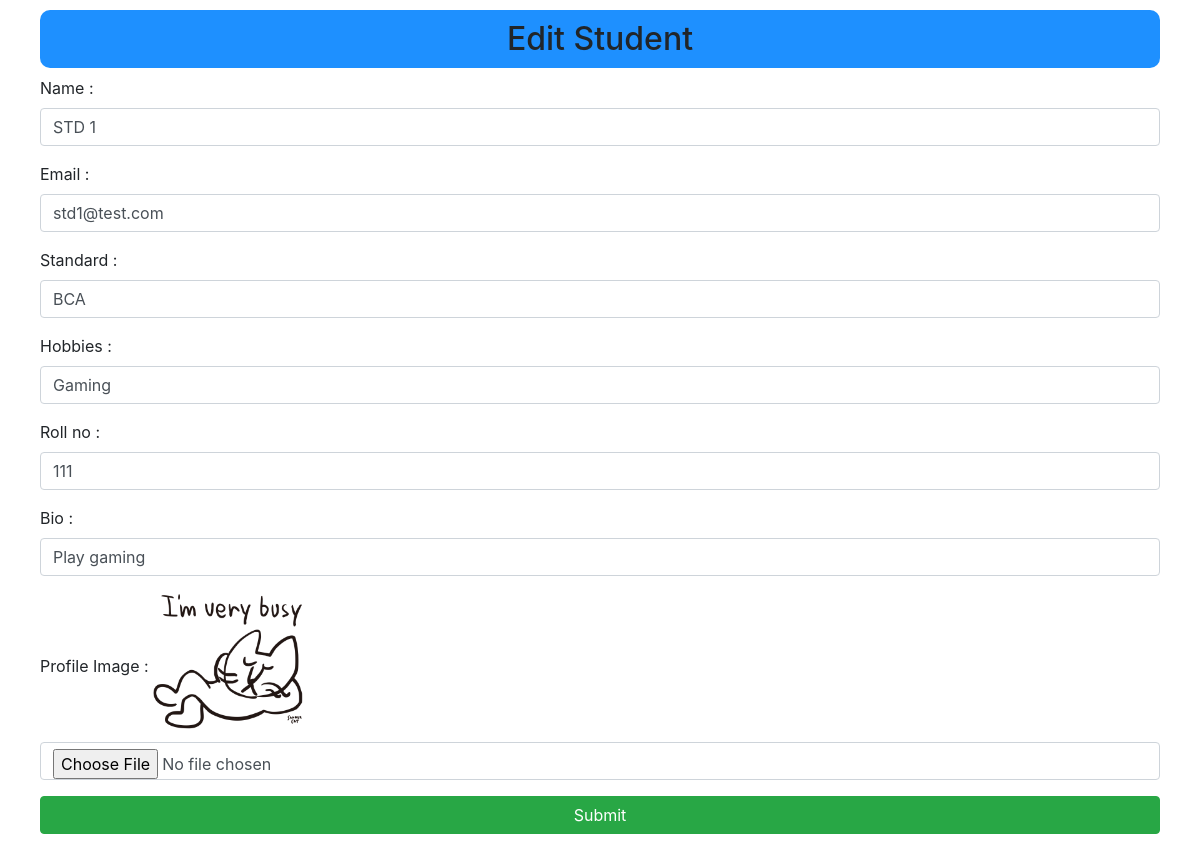
The app's page /update_student/1 with its own data.
### simpleFirstApp/models.py (models this page shows)
class Students(models.Model):
    id = models.AutoField(primary_key=True)
    name = models.CharField(max_length=255)
    email = models.CharField(max_length=255)
    standard = models.CharField(max_length=255)
    hobbies = models.CharField(max_length=255)
    roll_no = models.CharField(max_length=255)
    bio = models.TextField()
    profile_image = models.FileField()
    created_at = models.DateTimeField(auto_now_add=True)
    is_active = models.BooleanField(default=True)
    objects = models.Manager()

### simpleFirstApp/views.py (the view)
# urls.py: path('update_student/<str:student_id>', views.update_student, name="update_student"),
def update_student(request, student_id):
    student = Students.objects.get(id=student_id)
    if student == None:
        return HttpResponse('Student not found')
    else:
        return render(request, 'student_edit.html', {'student': student})

### simpleFirstApp/templates/student_edit.html (shortened to what this page needs)
{% extends 'base_template.html' %}
{% block bodydata %}
<div class="container">
    <div class="row">
        <div class="col-sm custom-block">
            <h2 class="bg_blue">Edit Student</h2>
            <form action="/edit_student" method="post" enctype="multipart/form-data">
                <div class="form-group">
                    <label for="" class="control-label">Name : </label>
                    <input type="text" name="name" class="form-control" value="{{ student.name }}">
                </div>
                <div class="form-group">
                    <label for="" class="control-label">Email : </label>
                    <input type="email" name="email" class="form-control" value="{{ student.email }}">
                </div>
                <div class="form-group">
                    <label for="" class="control-label">Standard : </label>
                    <input type="text" name="standard" class="form-control" value="{{ student.standard }}">
                </div>
                <div class="form-group">
                    <label for="" class="control-label">Hobbies : </label>
                    <input type="text" name="hobbies" class="form-control" value="{{ student.hobbies }}">
                </div>
                <div class="form-group">
                    <label for="" class="control-label">Roll no : </label>
                    <input type="text" name="roll_no" class="form-control" value="{{ student.roll_no }}">
                </div>
                <div class="form-group">
                    <label for="" class="control-label">Bio : </label>
                    <input type="text" name="bio" class="form-control" value="{{ student.bio }}">
                </div>
                <div class="form-group">
                    <label for="" class="control-label">Profile Image : </label>
                    <img src="/media/{{ student.profile_image }}" style="width:150px;heigth:200px" alt="">
                    <input type="file" name="profile_image" class="form-control">
                </div>
                <div class="form-group">
                    <button class="btn btn-success btn-block">Submit</button>
                </div>
            </form>
        </div>
    </div>
</div>
{% endblock bodydata %}

### simpleFirstApp/templates/student_edit.html (style rules this page uses)
.bg_blue { padding:10px; background: dodgerblue; border-radius: 10px; border-shadow: 3px 3px 3px grey; text-align: center; }
.custom-block { padding: 10px; }

### records on screen
Students: name "STD 1", email "std1@test.com", standard "BCA", hobbies "Gaming", roll_no "111", bio "Play gaming", profile_image (picture)
